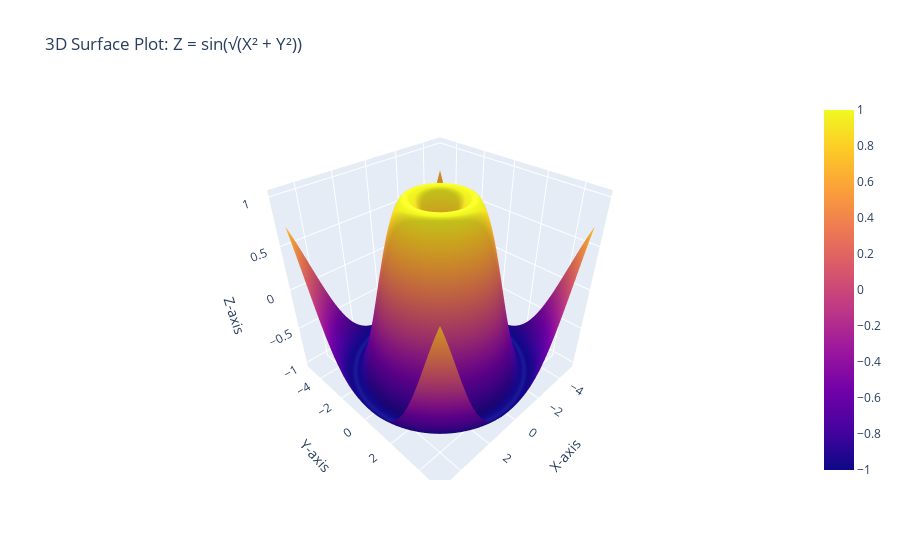

Notebook code for this chart:
### Code cell
fig = go.Figure(data=[go.Surface(z=z, x=x, y=y)])

fig.update_layout(
    title='3D Surface Plot: Z = sin(√(X² + Y²))',
    scene=dict(
        xaxis_title='X-axis',
        yaxis_title='Y-axis',
        zaxis_title='Z-axis'
    )
)

fig.show()

### Figure 1 — Plotly figure (JSON) as saved in the notebook; plotly's stock layout.template omitted (floating-point values rounded to 4 significant figures; data arrays with more than 128 entries replaced by an {"elided": "..."} marker saying what was removed)
{"data": [{"type": "surface", "x": {"elided": "100x100 float values"}, "y": {"elided": "100x100 float values"}, "z": {"elided": "100x100 float values"}}], "layout": {"scene": {"xaxis": {"title": {"text": "X-axis"}}, "yaxis": {"title": {"text": "Y-axis"}}, "zaxis": {"title": {"text": "Z-axis"}}}, "title": {"text": "3D Surface Plot: Z = sin(√(X² + Y²))"}}}
